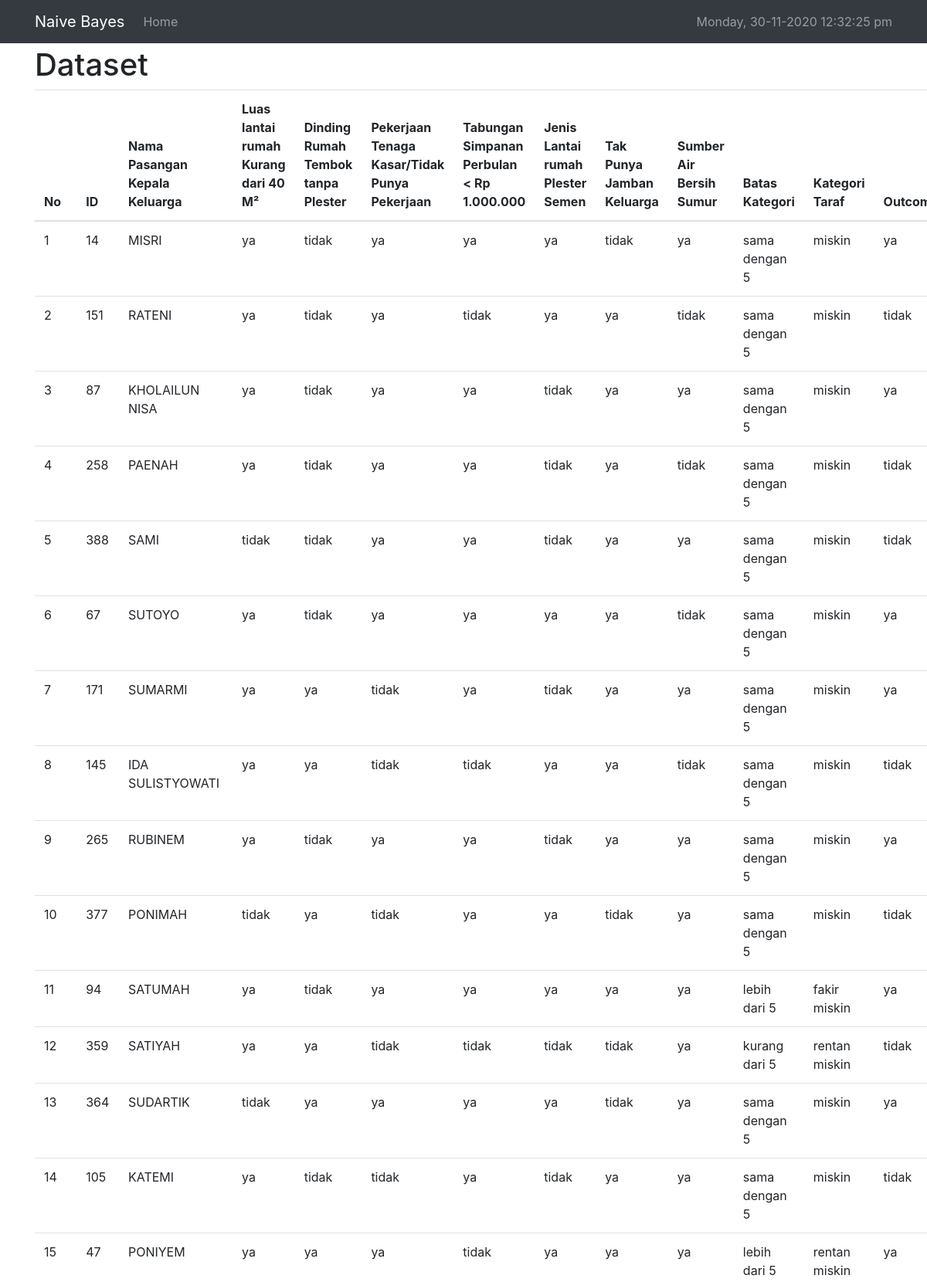
The app's page /dataset_latih.php (signed in, upper part) with its own data.
### tables this page shows
CREATE TABLE `data_latih` (
  `id` bigint(20) NOT NULL,
  `nama_pasangan_kepala_keluarga` varchar(50) NOT NULL,
  `luas_rumah_kurang_dari_40m` varchar(50) NOT NULL COMMENT 'ya, tidak',
  `dinding_rumah_tembok_tanpa_plester` varchar(50) NOT NULL COMMENT 'ya, tidak',
  `pekerjaan_tenaga_kasar_atau_tidak_punya_pekerjaan` varchar(50) NOT NULL COMMENT 'ya, tidak',
  `tabungan_simpanan_perbulan_kurang_dari_satujuta` varchar(50) NOT NULL COMMENT 'ya, tidak',
  `jenis_lantai_rumah_plester_semen` varchar(50) NOT NULL COMMENT 'ya, tidak',
  `tak_punya_jamban_keluarga` varchar(50) NOT NULL COMMENT 'ya, tidak',
  `sumber_air_bersih_sumur` varchar(50) NOT NULL COMMENT 'ya, tidak',
  `jumlah_ya` int(2) NOT NULL,
  `tabel_nomor_4` varchar(50) NOT NULL COMMENT 'ya, tidak',
  `batas_kategori` varchar(50) NOT NULL,
  `kategori_taraf` varchar(50) NOT NULL,
  `perlu_bantuan_lebih` varchar(50) NOT NULL COMMENT 'ya, tidak'
);

### dataset_latih.php (the view, shortened to what this page needs)
<?php
include "header.php";
$select_data = mysqli_query($koneksi, "select * from data_latih  ");
?>
<h1>Dataset</h1>
<table class="table">
<thead>
    <tr>
    <th>No</th>
    <th>ID</th>
    <th>Nama Pasangan Kepala Keluarga</th>
    <th>Luas lantai rumah Kurang dari 40 M²</th>
    <th>Dinding Rumah Tembok tanpa Plester</th>
    <th>Pekerjaan Tenaga Kasar/Tidak Punya Pekerjaan  </th>
    <th>Tabungan Simpanan Perbulan < Rp 1.000.000</th>
    <th>Jenis Lantai rumah Plester Semen</th>
    <th>Tak Punya Jamban Keluarga </th>
    <th>Sumber Air Bersih Sumur</th>
    <th>Batas Kategori</th>
    <th>Kategori Taraf</th>
    <th>Outcome</th>
    </tr>
</thead>
<tbody>
    <?php
    $angka_awal = 0;
    $angka_selanjutnya = $angka_awal + 1;
    while($data = mysqli_fetch_array($select_data)): ?>
        <tr>
            <td><?= $angka_selanjutnya;  ?> </td>
            <td><?= $data['id']; ?></td>
            <td><?= $data['nama_pasangan_kepala_keluarga']; ?></td>
            <td><?= $data['luas_rumah_kurang_dari_40m']; ?></td>
            <td><?= $data['dinding_rumah_tembok_tanpa_plester']; ?></td>
            <td><?= $data['pekerjaan_tenaga_kasar_atau_tidak_punya_pekerjaan']; ?></td>
            <td><?= $data['tabungan_simpanan_perbulan_kurang_dari_satujuta']; ?></td>
            <td><?= $data['jenis_lantai_rumah_plester_semen']; ?></td>
            <td><?= $data['tak_punya_jamban_keluarga']; ?></td>
            <td><?= $data['sumber_air_bersih_sumur']; ?></td>
            <td><?= $data['batas_kategori']; ?></td>
            <td><?= $data['kategori_taraf']; ?></td>
            <td><?= $data['perlu_bantuan_lebih']; ?></td>
        </tr>
    <?php
    $angka_selanjutnya++;
    endwhile; ?>
</tbody>
</table>
<?php
include "footer.php";
?>

### records on screen
data_latih: id "14", nama_pasangan_kepala_keluarga "MISRI", luas_rumah_kurang_dari_40m "ya", dinding_rumah_tembok_tanpa_plester "tidak", pekerjaan_tenaga_kasar_atau_tidak_punya_pekerjaan "ya", tabungan_simpanan_perbulan_kurang_dari_satujuta "ya", jenis_lantai_rumah_plester_semen "ya", tak_punya_jamban_keluarga "tidak", sumber_air_bersih_sumur "ya", batas_kategori "sama dengan 5", kategori_taraf "miskin", perlu_bantuan_lebih "ya"
data_latih: id "151", nama_pasangan_kepala_keluarga "RATENI", luas_rumah_kurang_dari_40m "ya", dinding_rumah_tembok_tanpa_plester "tidak", pekerjaan_tenaga_kasar_atau_tidak_punya_pekerjaan "ya", tabungan_simpanan_perbulan_kurang_dari_satujuta "tidak", jenis_lantai_rumah_plester_semen "ya", tak_punya_jamban_keluarga "ya", sumber_air_bersih_sumur "tidak", batas_kategori "sama dengan 5", kategori_taraf "miskin", perlu_bantuan_lebih "tidak"
data_latih: id "87", nama_pasangan_kepala_keluarga "KHOLAILUN NISA", luas_rumah_kurang_dari_40m "ya", dinding_rumah_tembok_tanpa_plester "tidak", pekerjaan_tenaga_kasar_atau_tidak_punya_pekerjaan "ya", tabungan_simpanan_perbulan_kurang_dari_satujuta "ya", jenis_lantai_rumah_plester_semen "tidak", tak_punya_jamban_keluarga "ya", sumber_air_bersih_sumur "ya", batas_kategori "sama dengan 5", kategori_taraf "miskin", perlu_bantuan_lebih "ya"
data_latih: id "258", nama_pasangan_kepala_keluarga "PAENAH", luas_rumah_kurang_dari_40m "ya", dinding_rumah_tembok_tanpa_plester "tidak", pekerjaan_tenaga_kasar_atau_tidak_punya_pekerjaan "ya", tabungan_simpanan_perbulan_kurang_dari_satujuta "ya", jenis_lantai_rumah_plester_semen "tidak", tak_punya_jamban_keluarga "ya", sumber_air_bersih_sumur "tidak", batas_kategori "sama dengan 5", kategori_taraf "miskin", perlu_bantuan_lebih "tidak"
data_latih: id "388", nama_pasangan_kepala_keluarga "SAMI", luas_rumah_kurang_dari_40m "tidak", dinding_rumah_tembok_tanpa_plester "tidak", pekerjaan_tenaga_kasar_atau_tidak_punya_pekerjaan "ya", tabungan_simpanan_perbulan_kurang_dari_satujuta "ya", jenis_lantai_rumah_plester_semen "tidak", tak_punya_jamban_keluarga "ya", sumber_air_bersih_sumur "ya", batas_kategori "sama dengan 5", kategori_taraf "miskin", perlu_bantuan_lebih "tidak"
data_latih: id "67", nama_pasangan_kepala_keluarga "SUTOYO", luas_rumah_kurang_dari_40m "ya", dinding_rumah_tembok_tanpa_plester "tidak", pekerjaan_tenaga_kasar_atau_tidak_punya_pekerjaan "ya", tabungan_simpanan_perbulan_kurang_dari_satujuta "ya", jenis_lantai_rumah_plester_semen "ya", tak_punya_jamban_keluarga "ya", sumber_air_bersih_sumur "tidak", batas_kategori "sama dengan 5", kategori_taraf "miskin", perlu_bantuan_lebih "ya"
data_latih: id "171", nama_pasangan_kepala_keluarga "SUMARMI", luas_rumah_kurang_dari_40m "ya", dinding_rumah_tembok_tanpa_plester "ya", pekerjaan_tenaga_kasar_atau_tidak_punya_pekerjaan "tidak", tabungan_simpanan_perbulan_kurang_dari_satujuta "ya", jenis_lantai_rumah_plester_semen "tidak", tak_punya_jamban_keluarga "ya", sumber_air_bersih_sumur "ya", batas_kategori "sama dengan 5", kategori_taraf "miskin", perlu_bantuan_lebih "ya"
data_latih: id "145", nama_pasangan_kepala_keluarga "IDA SULISTYOWATI", luas_rumah_kurang_dari_40m "ya", dinding_rumah_tembok_tanpa_plester "ya", pekerjaan_tenaga_kasar_atau_tidak_punya_pekerjaan "tidak", tabungan_simpanan_perbulan_kurang_dari_satujuta "tidak", jenis_lantai_rumah_plester_semen "ya", tak_punya_jamban_keluarga "ya", sumber_air_bersih_sumur "tidak", batas_kategori "sama dengan 5", kategori_taraf "miskin", perlu_bantuan_lebih "tidak"
data_latih: id "265", nama_pasangan_kepala_keluarga "RUBINEM", luas_rumah_kurang_dari_40m "ya", dinding_rumah_tembok_tanpa_plester "tidak", pekerjaan_tenaga_kasar_atau_tidak_punya_pekerjaan "ya", tabungan_simpanan_perbulan_kurang_dari_satujuta "ya", jenis_lantai_rumah_plester_semen "tidak", tak_punya_jamban_keluarga "ya", sumber_air_bersih_sumur "ya", batas_kategori "sama dengan 5", kategori_taraf "miskin", perlu_bantuan_lebih "ya"
data_latih: id "377", nama_pasangan_kepala_keluarga "PONIMAH", luas_rumah_kurang_dari_40m "tidak", dinding_rumah_tembok_tanpa_plester "ya", pekerjaan_tenaga_kasar_atau_tidak_punya_pekerjaan "tidak", tabungan_simpanan_perbulan_kurang_dari_satujuta "ya", jenis_lantai_rumah_plester_semen "ya", tak_punya_jamban_keluarga "tidak", sumber_air_bersih_sumur "ya", batas_kategori "sama dengan 5", kategori_taraf "miskin", perlu_bantuan_lebih "tidak"
data_latih: id "94", nama_pasangan_kepala_keluarga "SATUMAH", luas_rumah_kurang_dari_40m "ya", dinding_rumah_tembok_tanpa_plester "tidak", pekerjaan_tenaga_kasar_atau_tidak_punya_pekerjaan "ya", tabungan_simpanan_perbulan_kurang_dari_satujuta "ya", jenis_lantai_rumah_plester_semen "ya", tak_punya_jamban_keluarga "ya", sumber_air_bersih_sumur "ya", batas_kategori "lebih dari 5", kategori_taraf "fakir miskin", perlu_bantuan_lebih "ya"
data_latih: id "359", nama_pasangan_kepala_keluarga "SATIYAH", luas_rumah_kurang_dari_40m "ya", dinding_rumah_tembok_tanpa_plester "ya", pekerjaan_tenaga_kasar_atau_tidak_punya_pekerjaan "tidak", tabungan_simpanan_perbulan_kurang_dari_satujuta "tidak", jenis_lantai_rumah_plester_semen "tidak", tak_punya_jamban_keluarga "tidak", sumber_air_bersih_sumur "ya", batas_kategori "kurang dari 5", kategori_taraf "rentan miskin", perlu_bantuan_lebih "tidak"
data_latih: id "364", nama_pasangan_kepala_keluarga "SUDARTIK", luas_rumah_kurang_dari_40m "tidak", dinding_rumah_tembok_tanpa_plester "ya", pekerjaan_tenaga_kasar_atau_tidak_punya_pekerjaan "ya", tabungan_simpanan_perbulan_kurang_dari_satujuta "ya", jenis_lantai_rumah_plester_semen "ya", tak_punya_jamban_keluarga "tidak", sumber_air_bersih_sumur "ya", batas_kategori "sama dengan 5", kategori_taraf "miskin", perlu_bantuan_lebih "ya"
data_latih: id "105", nama_pasangan_kepala_keluarga "KATEMI", luas_rumah_kurang_dari_40m "ya", dinding_rumah_tembok_tanpa_plester "tidak", pekerjaan_tenaga_kasar_atau_tidak_punya_pekerjaan "tidak", tabungan_simpanan_perbulan_kurang_dari_satujuta "ya", jenis_lantai_rumah_plester_semen "tidak", tak_punya_jamban_keluarga "ya", sumber_air_bersih_sumur "ya", batas_kategori "sama dengan 5", kategori_taraf "miskin", perlu_bantuan_lebih "tidak"
data_latih: id "47", nama_pasangan_kepala_keluarga "PONIYEM", luas_rumah_kurang_dari_40m "ya", dinding_rumah_tembok_tanpa_plester "ya", pekerjaan_tenaga_kasar_atau_tidak_punya_pekerjaan "ya", tabungan_simpanan_perbulan_kurang_dari_satujuta "tidak", jenis_lantai_rumah_plester_semen "ya", tak_punya_jamban_keluarga "ya", sumber_air_bersih_sumur "ya", batas_kategori "lebih dari 5", kategori_taraf "rentan miskin", perlu_bantuan_lebih "ya"
